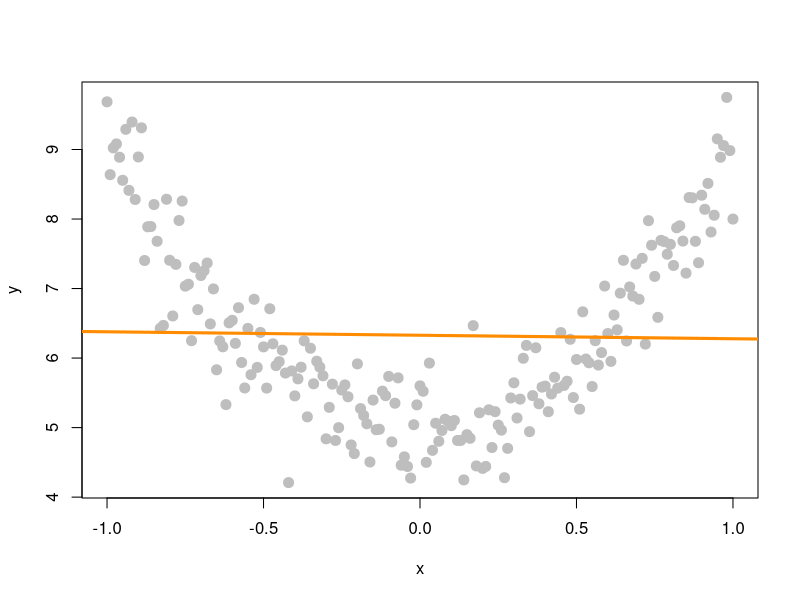
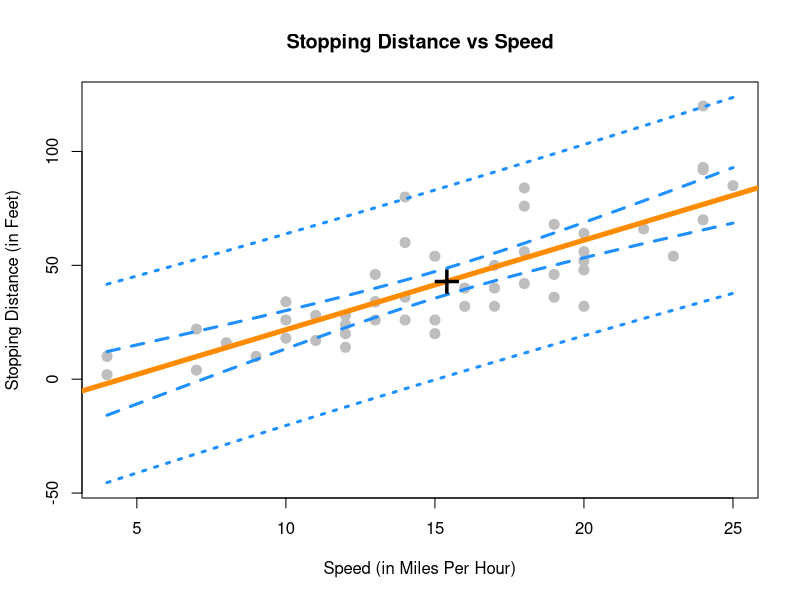

These figures' R source, in order:
## ---- chunk 1
knitr::opts_chunk$set(cache = TRUE, autodep = TRUE, fig.align = "center")
## ---- chunk 2
stop_dist_model <- lm(dist ~ speed, data = cars)
## ---- chunk 3
set.seed(42)
sample_size <- 100 # this is n
x <- seq(-1, 1, length = sample_size)
Sxx <- sum((x - mean(x)) ^ 2)
beta_0 <- 3
beta_1 <- 6
sigma  <- 2
var_beta_1_hat <- sigma ^ 2 / Sxx
var_beta_0_hat <- sigma ^ 2 * (1 / sample_size + mean(x) ^ 2 / Sxx)
## ---- chunk 4
stop_dist_model <- lm(dist ~ speed, data = cars)
## ---- chunk 5
stop_dist_model_test_info <- summary(stop_dist_model)$coefficients

beta_0_hat <- stop_dist_model_test_info[1, 1] # Estimate
beta_0_hat_se <- stop_dist_model_test_info[1, 2] # Std. Error
beta_0_hat_t <- stop_dist_model_test_info[1, 3] # t value
beta_0_hat_pval <- stop_dist_model_test_info[1, 4] # Pr(>|t|)

beta_1_hat <- stop_dist_model_test_info[2, 1] # Estimate
beta_1_hat_se <- stop_dist_model_test_info[2, 2] # Std. Error
beta_1_hat_t <- stop_dist_model_test_info[2, 3] # t value
beta_1_hat_pval <- stop_dist_model_test_info[2, 4] # Pr(>|t|)
## ---- chunk 6
set.seed(42)
x <- seq(-1, 1, 0.01)
y <- 5 + 4 * x ^ 2 + rnorm(length(x), 0, 0.5)
plot(x, y, pch  = 20, cex  = 2, col  = "grey")
abline(lm(y ~ x), lwd = 3, col = "darkorange")
## ---- chunk 7
speed_grid <- seq(min(cars$speed), max(cars$speed), by = 0.01)
dist_ci_band <- predict(stop_dist_model, 
                       newdata = data.frame(speed = speed_grid), 
                       interval = "confidence", level = 0.99)
dist_pi_band <- predict(stop_dist_model, 
                       newdata = data.frame(speed = speed_grid), 
                       interval = "prediction", level = 0.99) 

plot(dist ~ speed, data = cars,
     xlab = "Speed (in Miles Per Hour)",
     ylab = "Stopping Distance (in Feet)",
     main = "Stopping Distance vs Speed",
     pch  = 20,
     cex  = 2,
     col  = "grey",
     ylim = c(min(dist_pi_band), max(dist_pi_band)))
abline(stop_dist_model, lwd = 5, col = "darkorange")

lines(speed_grid, dist_ci_band[,"lwr"], col = "dodgerblue", lwd = 3, lty = 2)
lines(speed_grid, dist_ci_band[,"upr"], col = "dodgerblue", lwd = 3, lty = 2)
lines(speed_grid, dist_pi_band[,"lwr"], col = "dodgerblue", lwd = 3, lty = 3)
lines(speed_grid, dist_pi_band[,"upr"], col = "dodgerblue", lwd = 3, lty = 3)
points(mean(cars$speed), mean(cars$dist), pch = "+", cex = 3)
